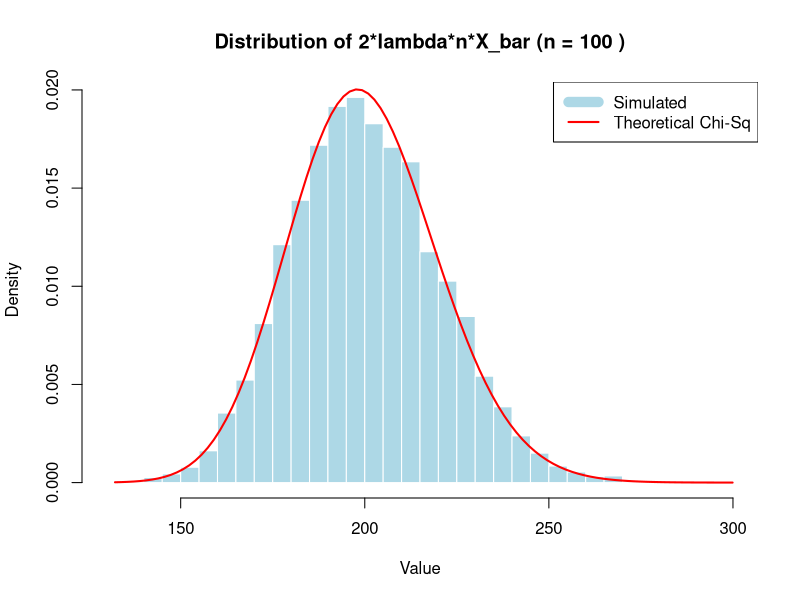
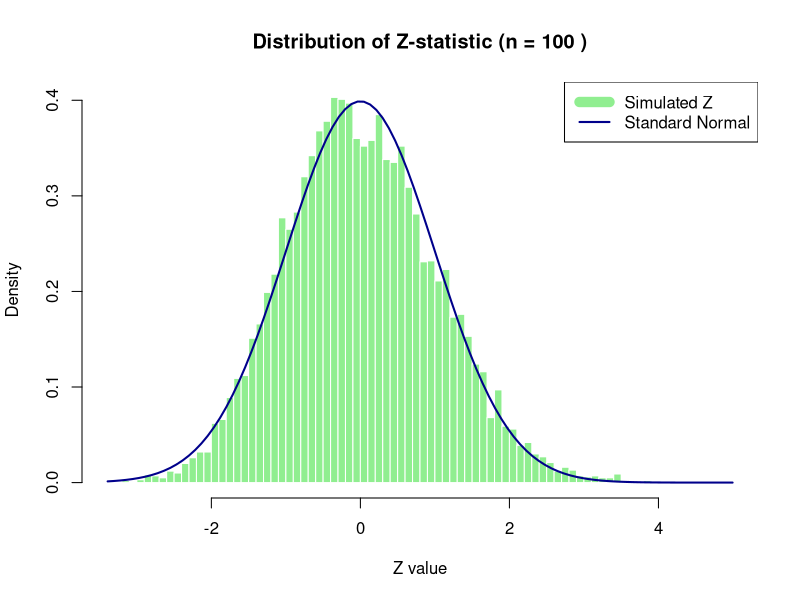
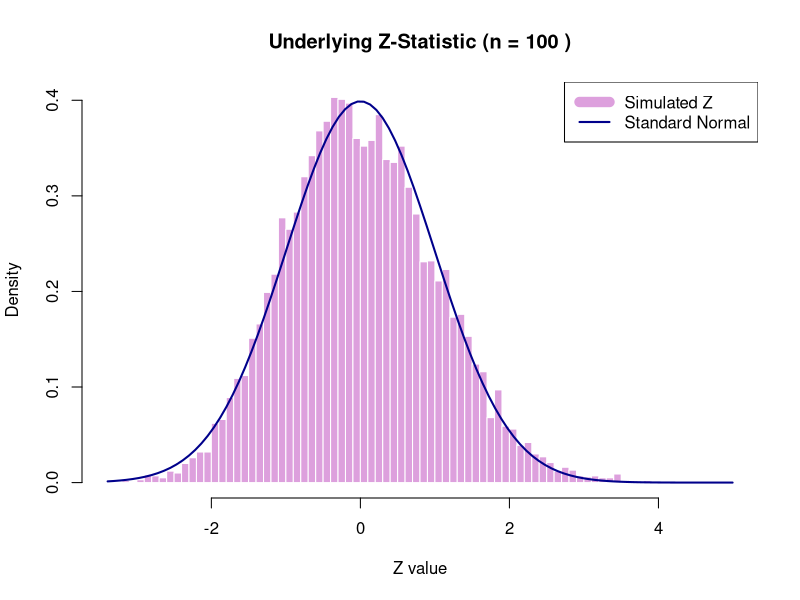
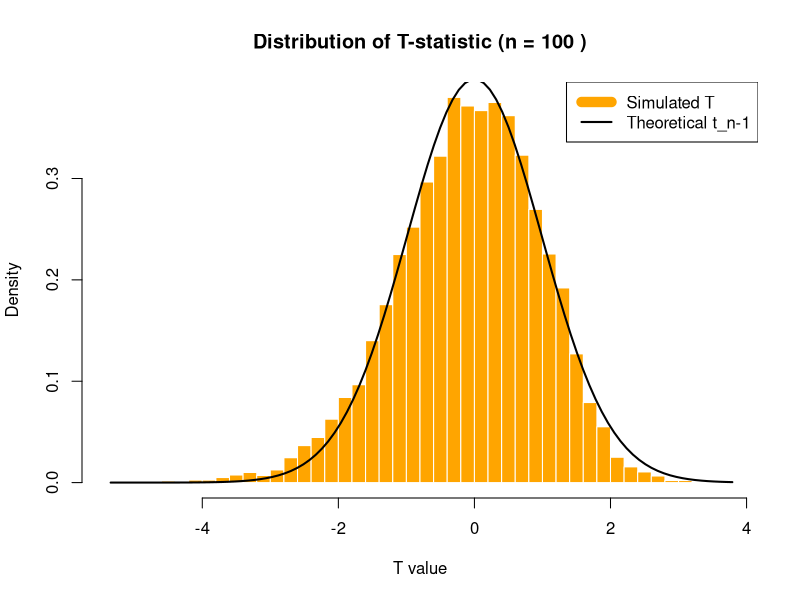
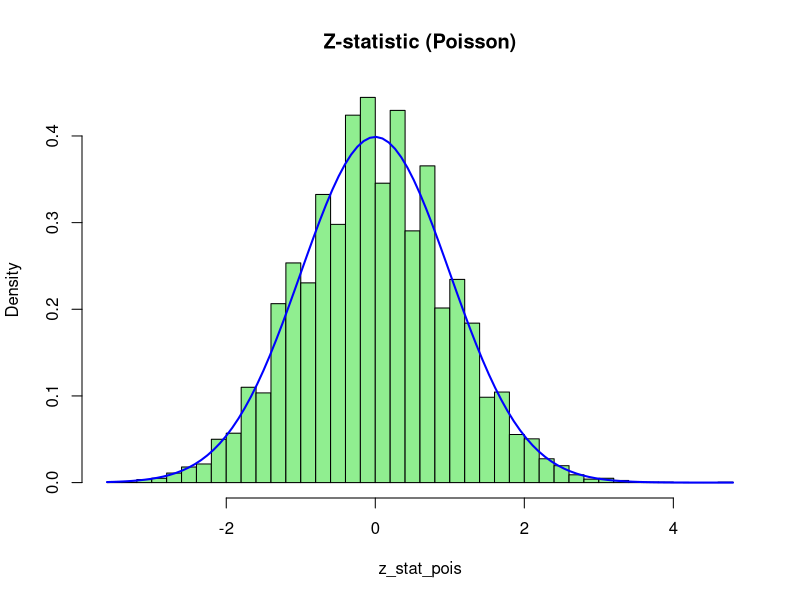
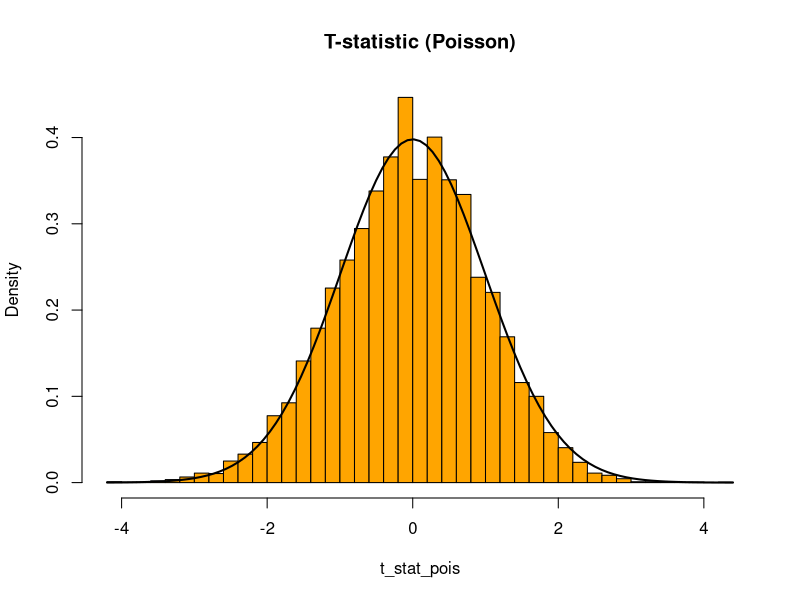

These figures' R source, in order:
## ---- chunk 1
# our team id number 
id <- 32
set.seed(id)

## ---- chunk 2
theta <- id/10
M <- 10000
n <- 100
alphas <- c(0.1, 0.05, 0.01)
alpha <- 0.1
## ---- chunk 3
# theta = 1 / lambda, so => lambda = 1 / theta
lambda <- 1 / theta

X <- matrix(rexp(n * M, rate = lambda), nrow = M)

# Calculate Statistics for each row
sample_means <- rowMeans(X) # Sample Mean
sample_sds <- apply(X, 1, sd) # Sample Standard Deviation
## ---- chunk 4
statistic <- 2 * lambda * n * sample_means

hist(statistic, breaks = 50, freq = FALSE, 
     main = paste("Distribution of 2*lambda*n*X_bar (n =", n, ")"),
     xlab = "Value", col = "lightblue", border = "white")

curve(dchisq(x, df = 2 * n), from = min(statistic), to = max(statistic), 
      add = TRUE, col = "red", lwd = 2)
legend("topright", legend = c("Simulated", "Theoretical Chi-Sq"), 
       col = c("lightblue", "red"), lwd = c(10, 2))
## ---- chunk 5
# Critical values (Quantiles)
# Lower tail (alpha/2) and Upper tail (1 - alpha/2)
chi_lower_q <- qchisq(alpha / 2, df = 2 * n)
chi_upper_q <- qchisq(1 - alpha / 2, df = 2 * n)

# Calculate Bounds for each simulation
# Lower Bound of CI
ci_lower <- (2 * n * sample_means) / chi_upper_q
# Upper Bound of CI
ci_upper <- (2 * n * sample_means) / chi_lower_q

# Check Coverage: Does the interval contain true theta?
is_covered <- (theta >= ci_lower) & (theta <= ci_upper)

# Statistics
coverage_prob <- mean(is_covered)
avg_length <- mean(ci_upper - ci_lower)

# Output Results
cat("Method 1 (Exact Chi-Square) Results:\n")
cat("Target Confidence Level:", 1 - alpha, "\n")
cat("Observed Coverage Probability:", coverage_prob, "\n")
cat("Average Interval Length:", avg_length, "\n")
## ---- chunk 6
# Calculate the Z-statistic using the TRUE standard deviation (theta)
# Z = (X_bar - mu) / (sigma / sqrt(n))
z_statistic <- (sample_means - theta) / (theta / sqrt(n))

# Plot histogram vs Standard Normal PDF
hist(z_statistic, breaks = 60, freq = FALSE, 
     main = paste("Distribution of Z-statistic (n =", n, ")"),
     xlab = "Z value", col = "lightgreen", border = "white")

# Overlay Standard Normal density (Mean=0, SD=1)
curve(dnorm(x, mean = 0, sd = 1), 
      from = min(z_statistic), to = max(z_statistic), 
      add = TRUE, col = "darkblue", lwd = 2)

legend("topright", legend = c("Simulated Z", "Standard Normal"), 
       col = c("lightgreen", "darkblue"), lwd = c(10, 2))
## ---- chunk 7
# Calculate the critical Z value (quantile)
z_crit <- qnorm(1 - alpha / 2)

# Calculate the "Known Variance" Margin of Error
# We use the true theta here
margin_error <- z_crit * (theta / sqrt(n))

# Construct Intervals
ci_lower <- sample_means - margin_error
ci_upper <- sample_means + margin_error

# Check Coverage
is_covered <- (theta >= ci_lower) & (theta <= ci_upper)

# Statistics
coverage_prob <- mean(is_covered)
avg_length <- mean(ci_upper - ci_lower)

# Output Results
cat("Method 2 (Normal Approx with Known Variance) Results:\n")
cat("Target Confidence Level:", 1 - alpha, "\n")
cat("Observed Coverage Probability:", coverage_prob, "\n")
cat("Average Interval Length:", avg_length, "\n")
## ---- chunk 8
# Method 3 still relies on the Z-statistic being Standard Normal
# to justify the choice of z_beta.
z_statistic <- (sample_means - theta) / (theta / sqrt(n))

hist(z_statistic, breaks = 60, freq = FALSE, 
     main = paste("Underlying Z-Statistic (n =", n, ")"),
     xlab = "Z value", col = "plum", border = "white")

curve(dnorm(x, mean = 0, sd = 1), 
      from = min(z_statistic), to = max(z_statistic), 
      add = TRUE, col = "darkblue", lwd = 2)

legend("topright", legend = c("Simulated Z", "Standard Normal"), 
       col = c("plum", "darkblue"), lwd = c(10, 2))
## ---- chunk 9
# Critical Z value
z_crit <- qnorm(1 - alpha / 2)
k <- z_crit / sqrt(n)

# Construct Intervals using the derived formula
# Lower Limit: X_bar / (1 + k)
ci_lower <- sample_means / (1 + k)

# Upper Limit: X_bar / (1 - k)
ci_upper <- sample_means / (1 - k)

# Check Coverage
is_covered <- (theta >= ci_lower) & (theta <= ci_upper)

# Statistics
coverage_prob <- mean(is_covered)
avg_length <- mean(ci_upper - ci_lower)

# Output Results
cat("Method 3 (Solved Inequality) Results:\n")
cat("Target Confidence Level:", 1 - alpha, "\n")
cat("Observed Coverage Probability:", coverage_prob, "\n")
cat("Average Interval Length:", avg_length, "\n")
## ---- chunk 10
# Calculate T-statistic using the SAMPLE standard deviation
# T = (X_bar - theta) / (S / sqrt(n))
t_statistic <- (sample_means - theta) / (sample_sds / sqrt(n))

# Plot histogram vs Theoretical t-distribution
hist(t_statistic, breaks = 60, freq = FALSE, 
     main = paste("Distribution of T-statistic (n =", n, ")"),
     xlab = "T value", col = "orange", border = "white")

# Overlay Student's t density (df = n - 1)
curve(dt(x, df = n - 1), 
      from = min(t_statistic), to = max(t_statistic), 
      add = TRUE, col = "black", lwd = 2)

legend("topright", legend = c("Simulated T", "Theoretical t_n-1"), 
       col = c("orange", "black"), lwd = c(10, 2))
## ---- chunk 11
# Critical t value (Quantile)
t_crit <- qt(1 - alpha/2, df = n - 1)

# Calculate Margin of Error using Sample SD
margin_error <- t_crit * (sample_sds / sqrt(n))

# Construct Intervals
ci_lower <- sample_means - margin_error
ci_upper <- sample_means + margin_error

# Check Coverage
is_covered <- (theta >= ci_lower) & (theta <= ci_upper)

# Statistics
coverage_prob <- mean(is_covered)
avg_length <- mean(ci_upper - ci_lower)

# Output Results
cat("Method 4 (Student's t) Results:\n")
cat("Target Confidence Level:", 1 - alpha, "\n")
cat("Observed Coverage Probability:", coverage_prob, "\n")
cat("Average Interval Length:", avg_length, "\n")
## ---- chunk 12
# parameters
theta <- id / 10  # 3.2
lambda <- theta
n <- 100
M <- 10000
alpha <- 0.1

X_pois <- matrix(rpois(n * M, lambda = lambda), nrow = M)

pois_means <- rowMeans(X_pois)
pois_sds <- apply(X_pois, 1, sd)
## ---- chunk 13
# Z-statistic
z_stat_pois <- (pois_means - theta) / (sqrt(theta) / sqrt(n))

# plotting
hist(z_stat_pois, breaks = 50, freq = FALSE, main = "Z-statistic (Poisson)", col = "lightgreen")
curve(dnorm(x), add = TRUE, col = "blue", lwd = 2)
## ---- chunk 14
z_crit <- qnorm(1 - alpha/2)
margin <- z_crit * sqrt(theta / n)

ci_lower <- pois_means - margin
ci_upper <- pois_means + margin

cat("Method 1 (Poisson - Known Variance):\n")
cat("Coverage:", mean(ci_lower <= theta & theta <= ci_upper), "\n")
cat("Avg Length:", mean(ci_upper - ci_lower), "\n")

## ---- chunk 15
A <- 1
B <- -(2 * pois_means + z_crit^2 / n)
C <- pois_means^2

discriminant <- sqrt(B^2 - 4 * A * C)

# Roots
root1 <- (-B - discriminant) / (2 * A)
root2 <- (-B + discriminant) / (2 * A)

ci_lower <- root1
ci_upper <- root2

cat("Method 2 (Poisson - Solved Quadratic):\n")
cat("Coverage:", mean(ci_lower <= theta & theta <= ci_upper), "\n")
cat("Avg Length:", mean(ci_upper - ci_lower), "\n")

## ---- chunk 16
t_stat_pois <- (pois_means - theta) / (pois_sds / sqrt(n))

# Plot
hist(t_stat_pois, breaks = 50, freq = FALSE, main = "T-statistic (Poisson)", col = "orange")
curve(dt(x, df=n-1), add = TRUE, col = "black", lwd = 2)
## ---- chunk 17
t_crit <- qt(1 - alpha/2, df = n - 1)
margin <- t_crit * (pois_sds / sqrt(n))

ci_lower <- pois_means - margin
ci_upper <- pois_means + margin

cat("Method 3 (Poisson - Student's t):\n")
cat("Coverage:", mean(ci_lower <= theta & theta <= ci_upper), "\n")
cat("Avg Length:", mean(ci_upper - ci_lower), "\n")
## ---- chunk 18

